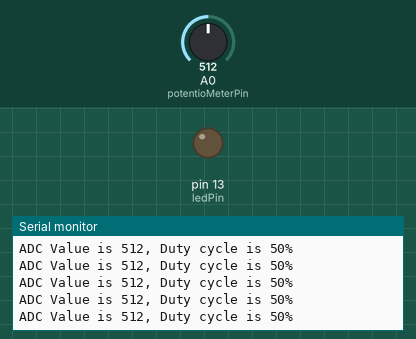
Bench run of a sketch on a simulated Arduino Uno, built with avr-gcc and run on an emulated ATmega328P. On the bench: output pins drawn as LEDs (lit = HIGH), the last lines printed to the serial monitor. Inputs (shaded band) come from the test bench; at power-on: A0 (potentioMeterPin) = 512.

Above: at 1.2 s.
1.3 s: A0 (potentioMeterPin) set to 528
At 1.38 s:
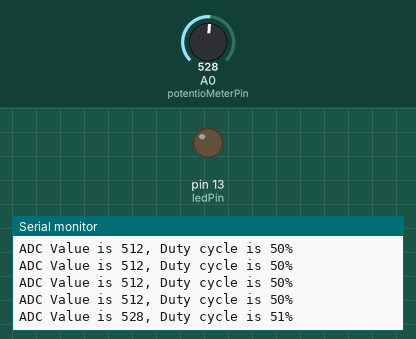
4.3 s: A0 (potentioMeterPin) set to 511
At 4.31 s:
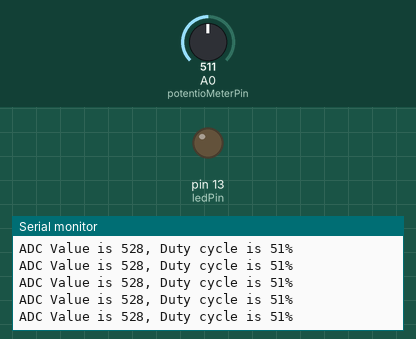
Timing chart, 0 to 7.3 s (numbered marks = the images above; inputs shaded):
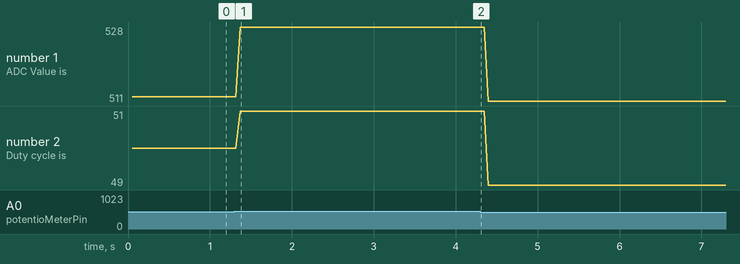

Measured:
- after the input at 1.3 s, the serial monitor: prints a new line after 0.07 s (image 1)
- plotted number 1: 512 → 528 after the input at 1.3 s, 528 → 511 after the input at 4.3 s
- plotted number 2: 50 → 51 after the input at 1.3 s, 51 → 49 after the input at 4.3 s

The sketch:

ex_6_1.ino
```cpp
const int potentioMeterPin = 0;
const int ledPin = 13;

void setup(){
  pinMode(ledPin, OUTPUT);
  Serial.begin(9600);
}

void loop(){
  int adcValue;
  int duty;

  adcValue = analogRead(potentioMeterPin);
  duty = map(adcValue, 0, 1023, 0, 100);

  digitalWrite(ledPin, LOW);
  delay(100-duty);

  Serial.print("ADC Value is ");
  Serial.print(adcValue);
  Serial.print(", Duty cycle is ");
  Serial.print(duty);
  Serial.println("%");
}
```
